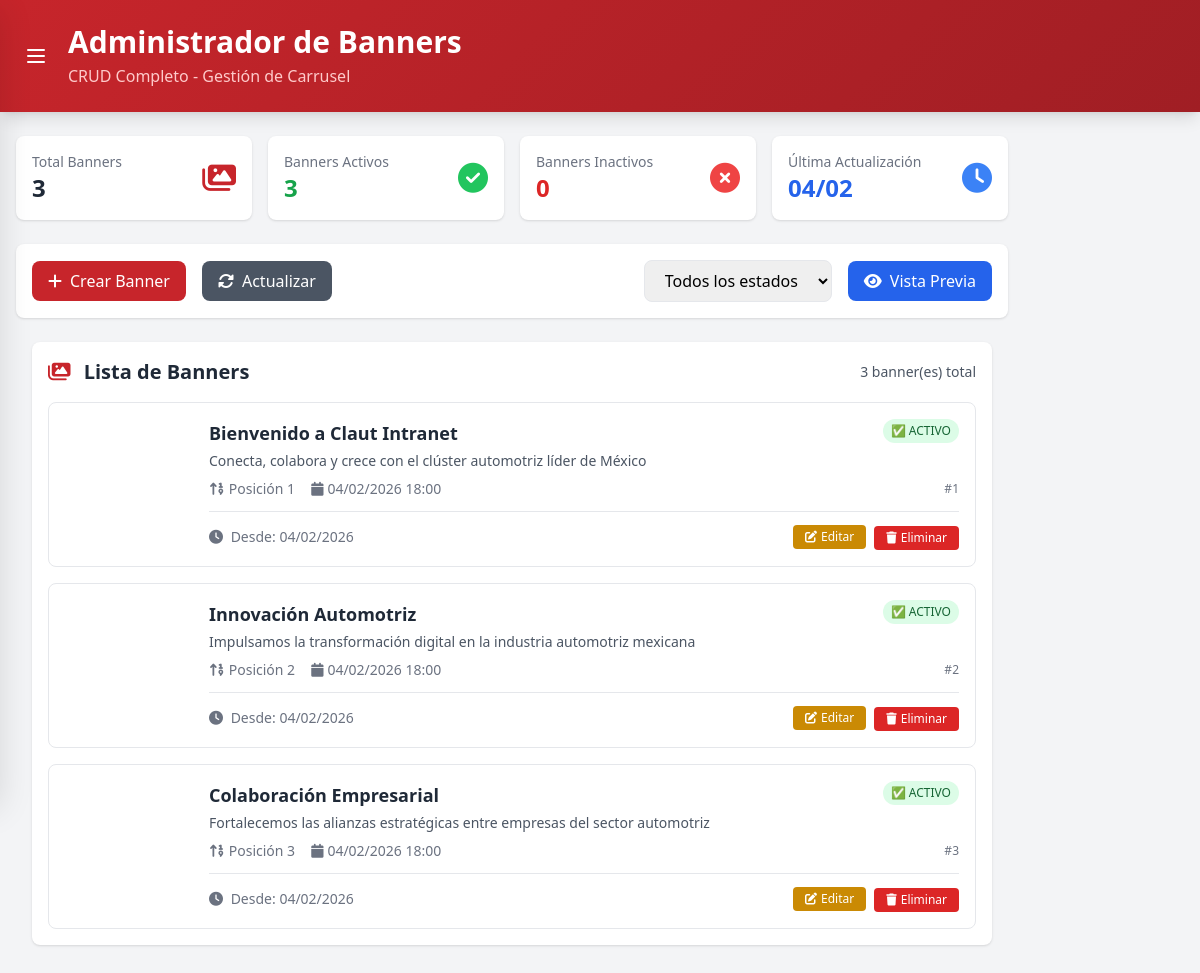
The page /build/admin/banner-admin-mejorado.php on the database its author committed.
### tables this page shows
CREATE TABLE IF NOT EXISTS banner_carrusel (
    id INT PRIMARY KEY AUTO_INCREMENT,
    titulo VARCHAR(255) NOT NULL,
    descripcion TEXT,
    imagen_url VARCHAR(500) NOT NULL,
    posicion INT DEFAULT 1,
    activo BOOLEAN DEFAULT TRUE,
    fecha_inicio DATETIME DEFAULT CURRENT_TIMESTAMP,
    fecha_fin DATETIME NULL,
    creado_por INT,
    fecha_creacion TIMESTAMP DEFAULT CURRENT_TIMESTAMP,
    fecha_actualizacion TIMESTAMP DEFAULT CURRENT_TIMESTAMP ON UPDATE CURRENT_TIMESTAMP,
    FOREIGN KEY (creado_por) REFERENCES usuarios(id) ON DELETE SET NULL
);

### build/admin/banner-admin-mejorado.php (the view, shortened to what this page needs)
<?php
function obtenerBanners($conn) {
    try {
        $stmt = $conn->query("SHOW TABLES LIKE 'banner_carrusel'");
        $stmt = $conn->query("
            SELECT id, titulo, descripcion, imagen_url, posicion, activo,
                   fecha_inicio, fecha_fin, fecha_creacion
            FROM banner_carrusel
            ORDER BY posicion ASC, fecha_creacion DESC
        ");
        return $stmt->fetchAll(PDO::FETCH_ASSOC);
    } catch (PDOException $e) {
        error_log("Error al obtener banners: " . $e->getMessage());
        return [];
    }
}
$mensaje = '';
try {
    $db = Database::getInstance();
    $conn = $db->getConnection();
    $banners = obtenerBanners($conn);
} catch (Exception $e) {
    $banners = [];
    if (empty($mensaje)) {
        $mensaje = "Error de conexión: " . $e->getMessage();
        $tipo_mensaje = 'error';
    }
}
?>
<!DOCTYPE html>
<html lang="es">
<head>
    <script src="https://cdn.tailwindcss.com"></script>
    <link rel="stylesheet" href="https://cdnjs.cloudflare.com/ajax/libs/font-awesome/6.4.0/css/all.min.css">
</head>
<body class="bg-gray-100">
    <header class="main-content bg-gradient-to-r from-red-600 to-red-700 text-white shadow-lg" style="background: linear-gradient(135deg, #C7252B 0%, #A01E24 100%);">
        <div class="container mx-auto px-4 py-6">
            <div class="flex justify-between items-center">
                <div class="flex items-center">
                    <button class="mr-3 p-2 text-white hover:text-gray-300 focus:outline-none focus:ring-2 focus:ring-white/20 rounded-md hamburger-btn"
                            sidenav-trigger
                            aria-label="Abrir menú de navegación">
                        <svg class="w-6 h-6" fill="none" stroke="currentColor" viewBox="0 0 24 24">
                            <path stroke-linecap="round" stroke-linejoin="round" stroke-width="2" d="M4 6h16M4 12h16M4 18h16"></path>
                        </svg>
                    </button>
                    <div>
                        <h1 class="text-3xl font-bold">Administrador de Banners</h1>
                        <p class="text-red-200 mt-1">CRUD Completo - Gestión de Carrusel</p>
                    </div>
                </div>
            </div>
        </div>
    </header>
    <div class="main-content container mx-auto px-4 py-6">
        <div class="grid grid-cols-1 md:grid-cols-4 gap-4 mb-6">
            <div class="bg-white rounded-lg shadow p-4">
                <div class="flex items-center justify-between">
                    <div>
                        <p class="text-gray-500 text-sm">Total Banners</p>
                        <p class="text-2xl font-bold text-gray-800"><?= count($banners) ?></p>
                    </div>
                    <i class="fas fa-images text-3xl text-red-500" style="color: #C7252B;"></i>
                </div>
            </div>
            <div class="bg-white rounded-lg shadow p-4">
                <div class="flex items-center justify-between">
                    <div>
                        <p class="text-gray-500 text-sm">Banners Activos</p>
                        <p class="text-2xl font-bold text-green-600"><?= count(array_filter($banners, fn($b) => $b['activo'])) ?></p>
                    </div>
                    <i class="fas fa-check-circle text-3xl text-green-500"></i>
                </div>
            </div>
            <div class="bg-white rounded-lg shadow p-4">
                <div class="flex items-center justify-between">
                    <div>
                        <p class="text-gray-500 text-sm">Banners Inactivos</p>
                        <p class="text-2xl font-bold text-red-600"><?= count(array_filter($banners, fn($b) => !$b['activo'])) ?></p>
                    </div>
                    <i class="fas fa-times-circle text-3xl text-red-500"></i>
                </div>
            </div>
            <div class="bg-white rounded-lg shadow p-4">
                <div class="flex items-center justify-between">
                    <div>
                        <p class="text-gray-500 text-sm">Última Actualización</p>
                        <p class="text-2xl font-bold text-blue-600"><?= !empty($banners) ? date('d/m') : '--' ?></p>
                    </div>
                    <i class="fas fa-clock text-3xl text-blue-500"></i>
                </div>
            </div>
        </div>
        <div class="bg-white rounded-lg shadow p-4 mb-6">
            <div class="flex flex-wrap items-center justify-between gap-4">
                <div class="flex items-center space-x-4">
                    <button onclick="abrirModalNuevo()" class="text-white px-4 py-2 rounded-lg hover:opacity-90 transition" style="background: #C7252B;">
                        <i class="fas fa-plus mr-2"></i>Crear Banner
                    </button>
                    <button onclick="location.reload()" class="bg-gray-600 text-white px-4 py-2 rounded-lg hover:bg-gray-700 transition">
                        <i class="fas fa-sync-alt mr-2"></i>Actualizar
                    </button>
                </div>
                <div class="flex items-center space-x-4">
                    <select id="filterEstado" class="px-4 py-2 border rounded-lg focus:outline-none focus:ring-2 focus:ring-red-500" onchange="filtrarBanners()">
                        <option value="">Todos los estados</option>
                    </select>
                    <a href="../pages/sign-in.html" target="_blank" class="bg-blue-600 text-white px-4 py-2 rounded-lg hover:bg-blue-700 transition">
                        <i class="fas fa-eye mr-2"></i>Vista Previa
                    </a>
                </div>
            </div>
        </div>
        <main class=" mx-auto px-4">
            <section class="mb-6">
                <div class="bg-white rounded-lg shadow p-4">
                    <div class="flex justify-between items-center mb-4">
                        <h2 class="text-xl font-bold text-gray-800">
                            <i class="fas fa-images mr-2" style="color: #C7252B;"></i>
                            Lista de Banners
                        </h2>
                        <div class="text-sm text-gray-600">
                            <?= count($banners) ?> banner(es) total
                        </div>
                    </div>
                    <div id="banner-list" class="space-y-4">
                        <?php if (empty($banners)): ?>
                            <div class="text-center py-12">
                                <div class="text-6xl mb-4">📸</div>
                                <h3 class="text-xl font-semibold mb-2 text-gray-700">No hay banners configurados</h3>
                                <p class="text-gray-500 mb-4">Crea tu primer banner para comenzar</p>
                                <button onclick="abrirModalNuevo()" class="text-white px-6 py-3 rounded-lg hover:opacity-90 transition" style="background: #C7252B;">
                                    <i class="fas fa-plus mr-2"></i>Crear Primer Banner
                                </button>
                            </div>
                        <?php else: ?>
                            <?php foreach ($banners as $banner): ?>
                                <?php
                                $imagenUrl = $banner['imagen_url'];
                                $fechaCreacion = date('d/m/Y H:i', strtotime($banner['fecha_creacion']));
                                ?>
                                <div class="banner-item bg-white border rounded-lg p-4 hover:shadow-md transition-shadow" data-estado="<?= $banner['activo'] ? 'activo' : 'inactivo' ?>">
                                    <div class="flex gap-4">
                                        <div class="w-32 h-24 rounded-lg banner-preview flex-shrink-0" style="background-image: url('<?= htmlspecialchars($imagenUrl) ?>')">
                                        </div>
                                        <div class="flex-1">
                                            <div class="flex justify-between items-start mb-2">
                                                <div class="flex-1">
                                                    <h3 class="text-lg font-semibold text-gray-800 mb-1"><?= htmlspecialchars($banner['titulo']) ?></h3>
                                                    <p class="text-gray-600 text-sm"><?= htmlspecialchars($banner['descripcion'] ?: 'Sin descripción') ?></p>
                                                </div>
                                                <span class="px-2 py-1 rounded-full text-xs font-medium ml-3 <?= $banner['activo'] ? 'bg-green-100 text-green-800' : 'bg-red-100 text-red-800' ?>">
                                                    <?= $banner['activo'] ? '✅ ACTIVO' : '❌ INACTIVO' ?>
                                                </span>
                                            </div>
                                            <div class="flex justify-between items-center text-sm text-gray-500 mb-3">
                                                <div class="flex items-center space-x-4">
                                                    <span><i class="fas fa-sort-numeric-up mr-1"></i>Posición <?= $banner['posicion'] ?></span>
                                                    <span><i class="fas fa-calendar mr-1"></i><?= $fechaCreacion ?></span>
                                                </div>
                                                <span class="text-xs">#<?= $banner['id'] ?></span>
                                            </div>
                                            <div class="flex justify-between items-center pt-3 border-t">
                                                <div class="text-sm text-gray-500">
                                                    <?php if ($banner['fecha_inicio'] || $banner['fecha_fin']): ?>
                                                        <i class="fas fa-clock mr-1"></i>
                                                        <?php if ($banner['fecha_inicio']): ?>
                                                            Desde: <?= date('d/m/Y', strtotime($banner['fecha_inicio'])) ?>
                                                        <?php endif; ?>
                                                    <?php else: ?>
                                                        <span>Sin límites de fecha</span>
                                                    <?php endif; ?>
                                                </div>
                                                <div class="flex items-center space-x-2">
                                                    <button onclick='editarBanner(<?= htmlspecialchars(json_encode($banner)) ?>)'
                                                            class="px-3 py-1 bg-yellow-600 text-white rounded text-xs hover:bg-yellow-700 transition-colors">
                                                        <i class="fas fa-edit mr-1"></i>Editar
                                                    </button>
                                                    <form method="post" class="inline" onsubmit="return confirm('¿Eliminar este banner?\n\nEsta acción no se puede deshacer.')">
                                                        <button type="submit" class="px-3 py-1 bg-red-600 text-white rounded text-xs hover:bg-red-700 transition-colors">
                                                            <i class="fas fa-trash mr-1"></i>Eliminar
                                                        </button>
                                                    </form>
                                                </div>
                                            </div>
                                        </div>
                                    </div>
                                </div>
                            <?php endforeach; ?>
                        <?php endif; ?>
                    </div>
                </div>
            </section>
        </main>
    </div>
</body>
</html>

### build/admin/banner-admin-mejorado.php (style rules this page uses)
:root { --porsche-black: #1a1a1a; --porsche-charcoal: #2d2d2d; --porsche-silver: #8a8a8a; --porsche-white: #ffffff; --porsche-light-gray: #f5f5f5; --porsche-accent: #c9302c; --porsche-font: 'Inter', -apple-system, BlinkMacSystemFont, 'Segoe UI', Roboto, sans-serif; --porsche-radius-lg: 12px; }
.banner-preview { background-size: cover; background-position: center; background-repeat: no-repeat; }
.main-content { margin-left: 0 !important; width: 100% !important; }
.container { margin-left: 0 !important; padding-left: 1rem !important; padding-right: 1rem !important; }
header { z-index: 997 !important; }
.main-content { z-index: 1 !important; }
.hamburger-btn { transition: all 0.3s ease; }

### rows shown on the page
banner_carrusel: titulo "Bienvenido a Claut Intranet", descripcion "Conecta, colabora y crece con el clúster automotriz líder de México", activo "✅ ACTIVO", posicion "1", fecha_creacion "04/02/2026 18:00", id "1", fecha_inicio "04/02/2026"
banner_carrusel: titulo "Innovación Automotriz", descripcion "Impulsamos la transformación digital en la industria automotriz mexicana", activo "✅ ACTIVO", posicion "2", fecha_creacion "04/02/2026 18:00", id "2", fecha_inicio "04/02/2026"
banner_carrusel: titulo "Colaboración Empresarial", descripcion "Fortalecemos las alianzas estratégicas entre empresas del sector automotriz", activo "✅ ACTIVO", posicion "3", fecha_creacion "04/02/2026 18:00", id "3", fecha_inicio "04/02/2026"

### other values the page prints
count($banners) "3"
count(array_filter($banners, fn($b) => $b['activo'])) "3"
count(array_filter($banners, fn($b) => !$b['activo'])) "0"
